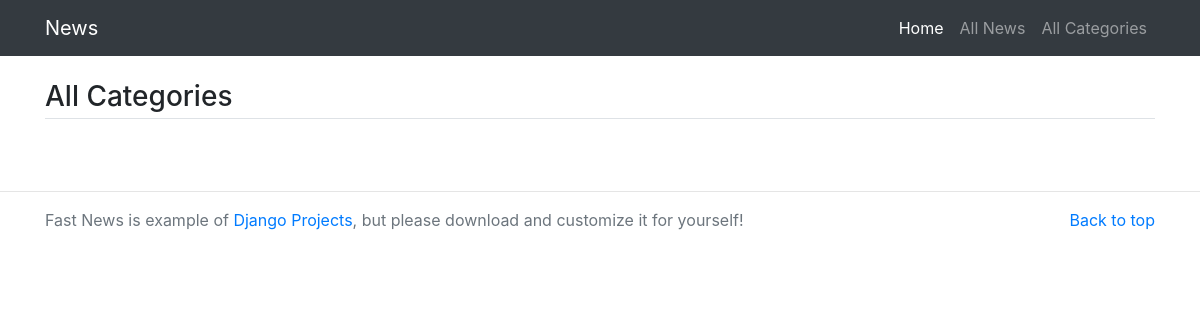
The page /categories on the database as committed earlier.
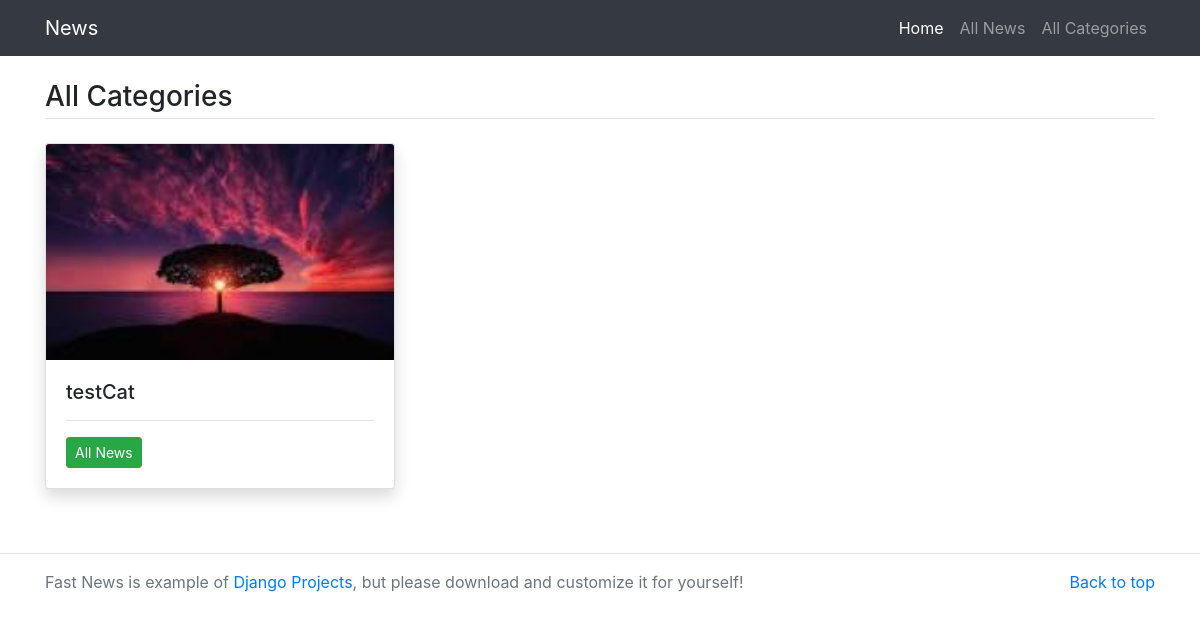
The same page on the database as committed later.
### news/models.py (models this page shows, shortened)
class Category(models.Model):
    title = models.CharField(max_length=250)
    date_created = models.DateTimeField(default=timezone.now())
    date_updated = models.DateTimeField(auto_now=True)
    image = models.ImageField(upload_to='imgs/', default='image')
    class Meta:
        verbose_name_plural = 'Categories'

### news/views.py (the view)
# urls.py: path('categories', views.categories, name='categories'),
def categories(request):
    categories = Category.objects.all()
    return render(request, 'category.html', {
        'categories': categories
    })

### news/templates/category.html
{% extends 'base.html' %}
{% block content %}
<main class="container mt-3 mb-5">
	<h3 class="border-bottom pb-1 my-4">All Categories</h3>
	<div class="row">
		{% for cat in categories %}
		<div class="col-md-4">
			<div class="card mb-3 shadow">
            <img src="/media/{{cat.image}}" class="card-img-top" alt="{{cat.title}}">
			  <div class="card-body">
			    <h5 class="card-title">{{cat.title}}</h5>
			    <hr/>
			    <p class="card-text"><a href="category/{{cat.id}}" class="btn btn-sm btn-primary btn-success">All News</a></p>
			  </div>
			</div>
		</div>
		{% endfor %}
	</div>
</main>
{% endblock %}

Rows that differ between the two databases and show on the page:
added Category: image (picture), title "testCat"
